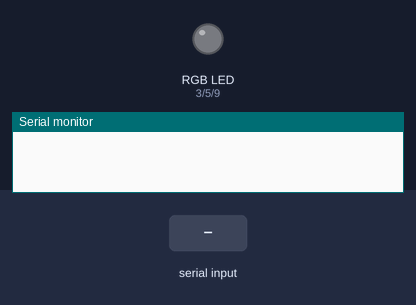
This sketch was run on a simulated Arduino Uno, built with avr-gcc and run on an emulated ATmega328P. Shown: an RGB LED mixed from three pins (HIGH = lit), the last lines printed to the serial monitor. Inputs (shaded band) come from the test bench.

Above: at 1.2 s.
1.3 s: "R" received over Serial
At 3.3 s:
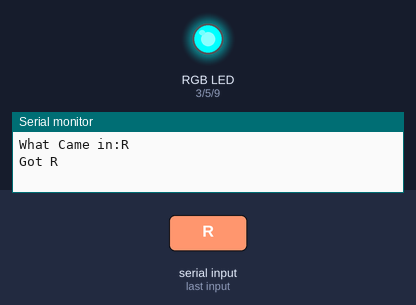
3.8 s: "G" received over Serial
At 5.2 s:
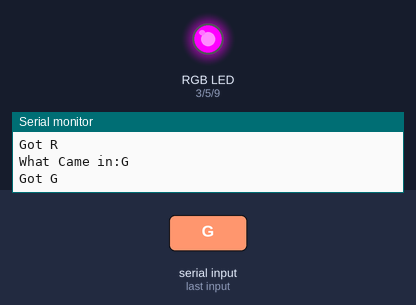
6.3 s: "B" received over Serial
At 8.3 s:
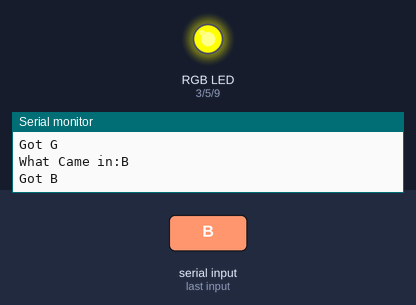
Timing chart, 0 to 9.8 s (numbered marks = the images above; inputs shaded):
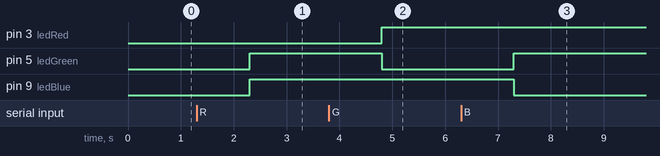

Measured:
- after the input at 1.3 s, pin 5 (ledGreen), pin 9 (ledBlue): LOW → HIGH after 1.0 s
- after the input at 3.8 s, pin 3 (ledRed): LOW → HIGH after 1.0 s; pin 5 (ledGreen): HIGH → LOW after 1.0 s
- after the input at 6.3 s, pin 5 (ledGreen): LOW → HIGH after 1.0 s; pin 9 (ledBlue): HIGH → LOW after 1.0 s

The sketch:

School_RGB_v1.ino
```cpp
int ledRed = 3;           // the PWM pin the LED is attached to RED Leg
int ledGreen = 5;           // the PWM pin the LED is attached to GREEN Leg
int ledBlue = 9;           // the PWM pin the LED is attached to BLUE Leg

//String this is where the data that I type in will get stored
String whatCameIn = "";

void setup() {

  pinMode(ledRed, OUTPUT);
  pinMode(ledGreen, OUTPUT);
  pinMode(ledBlue, OUTPUT);

  //Sets up the serial Speed
  Serial.begin(9600);
}


//Program will just keep looping around here looking for work to do !
void loop() {

 //Id the serial line is good to go
 while(Serial.available())
 {

  //Read what I am typing in to the computer
  whatCameIn = Serial.readString();

  //Display back what I typed
  Serial.println("What Came in:" + whatCameIn);

  //Check to see what I typed in !
  if(whatCameIn.indexOf("R") == 0)           //If first Letter Contain A
  {
    //Display back if what I typed back was equal to the letter A
    Serial.println("Got R");
    analogWrite(ledRed, 0);
    analogWrite(ledGreen, 255);
    analogWrite(ledBlue, 255);
  }
  else if (whatCameIn.indexOf("G") == 0)     //If first Letter Contain B
  {
    //Display back if what I typed back was equal to the letter B
    Serial.println("Got G");
    analogWrite(ledRed, 255);
    analogWrite(ledGreen, 0);
    analogWrite(ledBlue, 255);
  }
  else if (whatCameIn.indexOf("B") == 0)     //If first Letter Contain B
  {
    //Display back if what I typed back was equal to the letter B
    Serial.println("Got B");
    analogWrite(ledRed, 255);
    analogWrite(ledGreen, 255);
    analogWrite(ledBlue, 0);
  }

 }

}
```
